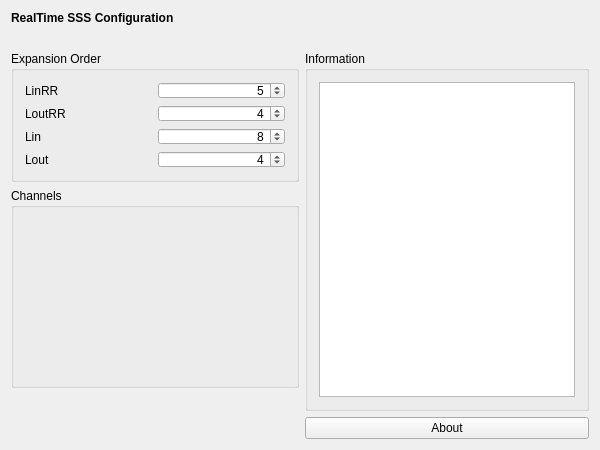
<?xml version="1.0" encoding="UTF-8"?>
<ui version="4.0">
 <class>RtSssSetupWidgetClass</class>
 <widget class="QWidget" name="RtSssSetupWidgetClass">
  <property name="geometry">
   <rect>
    <x>0</x>
    <y>0</y>
    <width>600</width>
    <height>450</height>
   </rect>
  </property>
  <property name="windowTitle">
   <string>RtSssSetupWidget</string>
  </property>
  <property name="layoutDirection">
   <enum>Qt::LeftToRight</enum>
  </property>
  <layout class="QVBoxLayout" name="verticalLayout">
   <item>
    <widget class="QLabel" name="m_qLabel_Headline">
     <property name="font">
      <font>
       <weight>75</weight>
       <bold>true</bold>
      </font>
     </property>
     <property name="text">
      <string>RealTime SSS Configuration</string>
     </property>
    </widget>
   </item>
   <item>
    <spacer name="m_qVerticalSpacer_Headline">
     <property name="orientation">
      <enum>Qt::Vertical</enum>
     </property>
     <property name="sizeType">
      <enum>QSizePolicy::Fixed</enum>
     </property>
     <property name="sizeHint" stdset="0">
      <size>
       <width>20</width>
       <height>20</height>
      </size>
     </property>
    </spacer>
   </item>
   <item>
    <layout class="QGridLayout" name="m_qGridLayout_main">
     <item row="3" column="1">
      <spacer name="m_qHorizontalSpacer_About">
       <property name="orientation">
        <enum>Qt::Horizontal</enum>
       </property>
       <property name="sizeHint" stdset="0">
        <size>
         <width>40</width>
         <height>20</height>
        </size>
       </property>
      </spacer>
     </item>
     <item row="3" column="2">
      <widget class="QPushButton" name="m_qPushButton_About">
       <property name="text">
        <string>About</string>
       </property>
      </widget>
     </item>
     <item row="2" column="0">
      <spacer name="m_qVerticalSpacer_LeftRow">
       <property name="orientation">
        <enum>Qt::Vertical</enum>
       </property>
       <property name="sizeHint" stdset="0">
        <size>
         <width>20</width>
         <height>40</height>
        </size>
       </property>
      </spacer>
     </item>
     <item row="0" column="2" rowspan="3">
      <widget class="QGroupBox" name="m_qGroupBox_Information">
       <property name="title">
        <string>Information</string>
       </property>
       <layout class="QGridLayout" name="m_qGridLayout_Information">
        <item row="0" column="0">
         <widget class="QTextBrowser" name="m_qTextBrowser_Information"/>
        </item>
       </layout>
      </widget>
     </item>
     <item row="0" column="0" colspan="2">
      <widget class="QGroupBox" name="m_qGroupBox_Properties">
       <property name="enabled">
        <bool>true</bool>
       </property>
       <property name="sizePolicy">
        <sizepolicy hsizetype="Minimum" vsizetype="Preferred">
         <horstretch>0</horstretch>
         <verstretch>0</verstretch>
        </sizepolicy>
       </property>
       <property name="minimumSize">
        <size>
         <width>0</width>
         <height>100</height>
        </size>
       </property>
       <property name="title">
        <string>Expansion Order</string>
       </property>
       <property name="flat">
        <bool>false</bool>
       </property>
       <layout class="QGridLayout" name="m_qGridLayout_Properties">
        <item row="1" column="1">
         <widget class="QSpinBox" name="m_qSpinBox_LoutRR">
          <property name="alignment">
           <set>Qt::AlignRight|Qt::AlignTrailing|Qt::AlignVCenter</set>
          </property>
          <property name="minimum">
           <number>1</number>
          </property>
          <property name="maximum">
           <number>10</number>
          </property>
          <property name="value">
           <number>4</number>
          </property>
         </widget>
        </item>
        <item row="1" column="0">
         <widget class="QLabel" name="m_qLabel_LoutRR">
          <property name="text">
           <string>LoutRR</string>
          </property>
         </widget>
        </item>
        <item row="2" column="1">
         <widget class="QSpinBox" name="m_qSpinBox_Lin">
          <property name="alignment">
           <set>Qt::AlignRight|Qt::AlignTrailing|Qt::AlignVCenter</set>
          </property>
          <property name="minimum">
           <number>1</number>
          </property>
          <property name="maximum">
           <number>10</number>
          </property>
          <property name="value">
           <number>8</number>
          </property>
         </widget>
        </item>
        <item row="0" column="0">
         <widget class="QLabel" name="m_qLabel_LinRR">
          <property name="text">
           <string>LinRR</string>
          </property>
         </widget>
        </item>
        <item row="2" column="0">
         <widget class="QLabel" name="m_qLabel_Lin">
          <property name="text">
           <string>Lin</string>
          </property>
         </widget>
        </item>
        <item row="0" column="1">
         <widget class="QSpinBox" name="m_qSpinBox_LinRR">
          <property name="alignment">
           <set>Qt::AlignRight|Qt::AlignTrailing|Qt::AlignVCenter</set>
          </property>
          <property name="minimum">
           <number>1</number>
          </property>
          <property name="maximum">
           <number>10</number>
          </property>
          <property name="value">
           <number>5</number>
          </property>
         </widget>
        </item>
        <item row="3" column="0">
         <widget class="QLabel" name="m_qLabel_Lout">
          <property name="text">
           <string>Lout</string>
          </property>
         </widget>
        </item>
        <item row="3" column="1">
         <widget class="QSpinBox" name="m_qSpinBox_Lout">
          <property name="alignment">
           <set>Qt::AlignRight|Qt::AlignTrailing|Qt::AlignVCenter</set>
          </property>
          <property name="minimum">
           <number>1</number>
          </property>
          <property name="maximum">
           <number>10</number>
          </property>
          <property name="value">
           <number>4</number>
          </property>
         </widget>
        </item>
       </layout>
      </widget>
     </item>
     <item row="1" column="0" colspan="2">
      <widget class="QGroupBox" name="m_qGroupBox_Channels">
       <property name="sizePolicy">
        <sizepolicy hsizetype="Preferred" vsizetype="Minimum">
         <horstretch>0</horstretch>
         <verstretch>0</verstretch>
        </sizepolicy>
       </property>
       <property name="minimumSize">
        <size>
         <width>0</width>
         <height>200</height>
        </size>
       </property>
       <property name="title">
        <string>Channels</string>
       </property>
       <layout class="QGridLayout" name="m_qGridLayout_Channels"/>
      </widget>
     </item>
    </layout>
   </item>
  </layout>
 </widget>
 <layoutdefault spacing="6" margin="11"/>
 <resources/>
 <connections/>
</ui>
